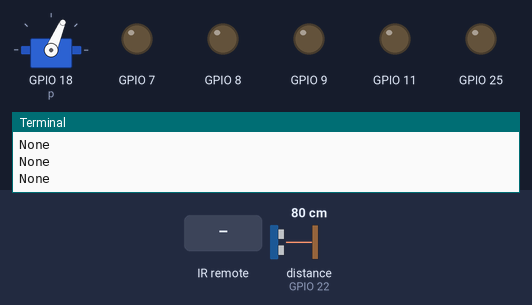
The program below on a simulated Raspberry Pi (BCM pin numbers). On the bench: servo, output pins drawn as LEDs (lit = HIGH), the last lines printed to the terminal. Inputs (shaded band) come from the test bench; at power-on: distance to the obstacle (sensor on GPIO 22) 80 cm. The echo pulse lasts 58.3 µs per cm; servo angles are drawn from the pulse width (0.5 ms = 0°, 2.5 ms = 180°); the clock reads 2024-03-15 10:24:30 at power-on unless the program sets it; pins used as bus, display or sensor lines are not drawn.

Above: at 3.7 s.
3.8 s: remote-control key "power" pressed
At 4.2 s:
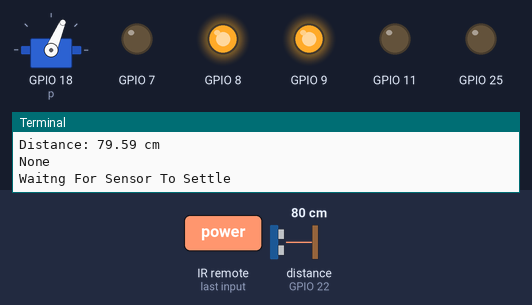
5.4 s: distance to the obstacle (sensor on GPIO 22) set to 33 cm
6.9 s: distance to the obstacle (sensor on GPIO 22) set to 27 cm
At 9.7 s:
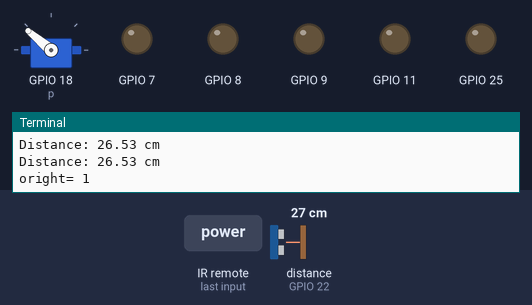
9.9 s: distance to the obstacle (sensor on GPIO 22) set to 35 cm
At 11.63 s:
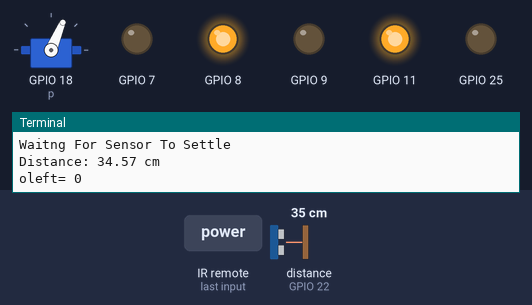
12.9 s: distance to the obstacle (sensor on GPIO 22) set to 2 cm
At 14.9 s:
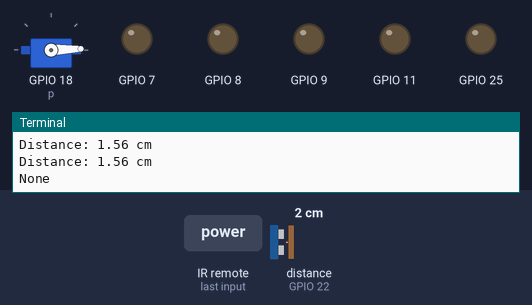
Timing chart, 0 to 16.9 s (numbered marks = the images above; inputs shaded):
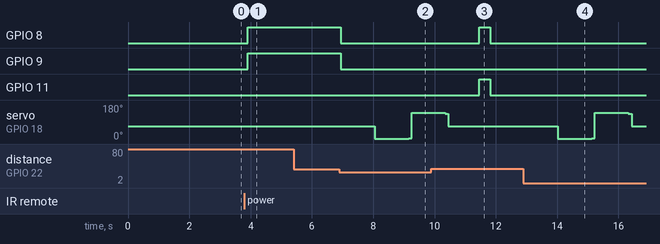

The program:

IR+ULTRA+SERVO.py
```python
# -*- coding: utf-8 -*-
# Import required Python libraries
import time
import RPi.GPIO as GPIO
import pylirc

# Use BCM GPIO references
GPIO.setmode(GPIO.BCM)
GPIO.setwarnings(False)
# Define GPIO to use on Pi
TRIG = 27
ECHO = 22
# Set pins as output and input
GPIO.setup(TRIG,GPIO.OUT)     # Trig
GPIO.setup(ECHO,GPIO.IN)      # Echo
GPIO.setup(9, GPIO.OUT)
GPIO.setup(11, GPIO.OUT)
GPIO.setup(8, GPIO.OUT)
GPIO.setup(7, GPIO.OUT)
GPIO.setup(25, GPIO.OUT)

GPIO.output(9, GPIO.LOW)
GPIO.output(11, GPIO.LOW)
GPIO.output(8, GPIO.LOW)
GPIO.output(7, GPIO.LOW)
#IR buttons configuration
s = pylirc.init("myprogram")
#Servo ready
GPIO.setup(18, GPIO.OUT)
p = GPIO.PWM(18,50)
p.start(6.2)
time.sleep(0.5)
p.ChangeDutyCycle(6.2)
time.sleep(1)
p = GPIO.PWM(18,1)

print "Ultrasonic Measurement"
#Set TRIG as LOW
GPIO.output(TRIG, False)
print "Waitng For Sensor To Settle"
time.sleep(1)

while True:
	m = pylirc.nextcode()
	print m
	if (m == ['power']) :
		while True:
                        #Obstacle Test
			GPIO.output(TRIG, False)                   #Set TRIG as LOW
			print "Waitng For Sensor To Settle"
			time.sleep(0.1)                            #Delay of 2 seconds

			GPIO.output(TRIG, True)                    #Set TRIG as HIGH
			time.sleep(0.00001)                        #Delay of 0.00001 seconds
			GPIO.output(TRIG, False)                   #Set TRIG as LOW

			while GPIO.input(ECHO)==0:                 #Check whether the ECHO is LOW
				pulse_start = time.time()              #Saves the last known time of LOW pulse

			while GPIO.input(ECHO)==1:                 #Check whether the ECHO is HIGH
				pulse_end = time.time()                #Saves the last known time of HIGH pulse

			pulse_duration = pulse_end - pulse_start   #Get pulse duration to a variable

			distance = pulse_duration * 17150          #Multiply pulse duration by 17150 to get distance
			distance = round(distance, 2)
			print "Distance:",distance - 0.5,"cm"

			if distance > 2 and distance < 400:
			#Check whether the distance is within range
				print "Distance:",distance - 0.5,"cm"
				#Print distance with - 0.5 cm for calibration
			else:
				print "Out Of Range"                   #display out of range
			#End Test

			n = pylirc.nextcode()
			print n

			if (n == ['record']) :
			      GPIO.output(25, GPIO.HIGH)

			if (n == ['cut']) :
			      GPIO.output(25, GPIO.LOW)

##
			if (distance>30) :
				    GPIO.output(9, GPIO.HIGH)
				    GPIO.output(11, GPIO.LOW)
				    GPIO.output(8, GPIO.HIGH)
				    GPIO.output(7, GPIO.LOW)
##
			if (distance<30) :
				    GPIO.output(9, GPIO.LOW)
				    GPIO.output(11, GPIO.LOW)
				    GPIO.output(8, GPIO.LOW)
				    GPIO.output(7, GPIO.LOW)
				    time.sleep(1)

				    p = GPIO.PWM(18,50)
				    p.start(6.2)
				    time.sleep(0.1)
				    p.ChangeDutyCycle(2.6)
				    time.sleep(1)
				    p = GPIO.PWM(18,1)

##
				    #Obstacle Test
				    GPIO.output(TRIG, False)                 #Set TRIG as LOW
				    print "Waitng For Sensor To Settle"
				    time.sleep(0.1)                          #Delay of 2 seconds

				    GPIO.output(TRIG, True)                  #Set TRIG as HIGH
				    time.sleep(0.00001)                      #Delay of 0.00001 seconds
				    GPIO.output(TRIG, False)                 #Set TRIG as LOW

				    while GPIO.input(ECHO)==0:               #Check whether the ECHO is LOW
					    pulse_start = time.time()            #Saves the last known time of LOW pulse

				    while GPIO.input(ECHO)==1:               #Check whether the ECHO is HIGH
					    pulse_end = time.time()              #Saves the last known time of HIGH pulse

				    pulse_duration = pulse_end - pulse_start #Get pulse duration to a variable

				    distance = pulse_duration * 17150        #Multiply pulse duration by 17150 to get distance
				    distance = round(distance, 2)
				    print "Distance:",distance - 0.5,"cm"

				    if distance > 2 and distance < 400:
					#Check whether the distance is within range
    					print "Distance:",distance - 0.5,"cm"
						#Print distance with - 0.5 cm for calibration
				    else:
					    print "Out Of Range"                       #display out of range
				    #End Test

				    if (distance<30) :
					    oright=1
				    else:
					    oright=0

				    print 'oright=',oright

				    p = GPIO.PWM(18,50)
				    p.start(2.8)
				    time.sleep(0.1)
				    p.ChangeDutyCycle(10.3)
				    time.sleep(1)
				    p = GPIO.PWM(18,1)

				    #Obstacle Test
				    GPIO.output(TRIG, False)                 #Set TRIG as LOW
				    print "Waitng For Sensor To Settle"
				    time.sleep(0.1)                            #Delay of 2 seconds

				    GPIO.output(TRIG, True)                  #Set TRIG as HIGH
				    time.sleep(0.00001)                      #Delay of 0.00001 seconds
				    GPIO.output(TRIG, False)                 #Set TRIG as LOW

				    while GPIO.input(ECHO)==0:               #Check whether the ECHO is LOW
					    pulse_start = time.time()              #Saves the last known time of LOW pulse

				    while GPIO.input(ECHO)==1:               #Check whether the ECHO is HIGH
					    pulse_end = time.time()                #Saves the last known time of HIGH pulse

				    pulse_duration = pulse_end - pulse_start #Get pulse duration to a variable

				    distance = pulse_duration * 17150        #Multiply pulse duration by 17150 to get distance
				    distance = round(distance, 2)            #Round to two decimal points

				    if distance > 2 and distance < 400:
					#Check whether the distance is within range
					    print "Distance:",distance - 0.5,"cm"
						#Print distance with - 0.5 cm for calibration
				    else:
					    print "Out Of Range"                   #display out of range
				    #End Test

				    if (distance<30) :
					    oleft=1
				    else:
					    oleft=0

				    print 'oleft=',oleft

				    p = GPIO.PWM(18,50)
				    p.start(10)
				    time.sleep(0.1)
				    p.ChangeDutyCycle(6.2)
				    time.sleep(1)
				    p = GPIO.PWM(18,1)

				    if oright==0 :
					    if oleft==1:
						    GPIO.output(9, GPIO.HIGH)
						    GPIO.output(11, GPIO.LOW)
						    GPIO.output(8, GPIO.LOW)
						    GPIO.output(7, GPIO.HIGH)
						    time.sleep(0.38)
						    GPIO.output(9, GPIO.LOW)
						    GPIO.output(11, GPIO.LOW)
						    GPIO.output(8, GPIO.LOW)
						    GPIO.output(7, GPIO.LOW)
						    time.sleep(1)

				    if oleft==0:
					    if oright==1:
						    GPIO.output(9, GPIO.LOW)
						    GPIO.output(11, GPIO.HIGH)
						    GPIO.output(8, GPIO.HIGH)
						    GPIO.output(7, GPIO.LOW)
						    time.sleep(0.367)
						    GPIO.output(9, GPIO.LOW)
						    GPIO.output(11, GPIO.LOW)
						    GPIO.output(8, GPIO.LOW)
						    GPIO.output(7, GPIO.LOW)
						    time.sleep(1)

				    if oright==1:
					    if oleft==1:
						     GPIO.output(9, GPIO.LOW)
						     GPIO.output(11, GPIO.HIGH)
						     GPIO.output(8, GPIO.LOW)
						     GPIO.output(7, GPIO.HIGH)
						     time.sleep(1.5)
						     GPIO.output(9, GPIO.LOW)
						     GPIO.output(11, GPIO.LOW)
						     GPIO.output(8, GPIO.LOW)
						     GPIO.output(7, GPIO.LOW)
						     time.sleep(1)
						     GPIO.output(9, GPIO.HIGH)
						     GPIO.output(11, GPIO.LOW)
						     GPIO.output(8, GPIO.LOW)
						     GPIO.output(7, GPIO.HIGH)
						     time.sleep(0.70)
						     GPIO.output(9, GPIO.LOW)
						     GPIO.output(11, GPIO.LOW)
						     GPIO.output(8, GPIO.LOW)
						     GPIO.output(7, GPIO.LOW)
						     time.sleep(1)

			if (n == ['exit']) :
				GPIO.output(9, GPIO.LOW)
				GPIO.output(11, GPIO.LOW)
				GPIO.output(8, GPIO.LOW)
				GPIO.output(7, GPIO.LOW)
				break
```

Measured:
- the behaviour switches between 30 and 29 cm on distance to the obstacle (sensor on GPIO 22) (found by bisection; images 1 and 2)
- after the input at 3.8 s, GPIO 8, GPIO 9: LOW → HIGH after 0.11 s
- after the input at 6.9 s, GPIO 8, GPIO 9: HIGH → LOW after 0.05 s; servo on GPIO 18 (p): 67° → 2° after 1.1 s, → 5° 1.1 s later, → 140° 0.10 s later
- after the input at 9.9 s, GPIO 7: stays LOW (without the input it goes to HIGH after 1.6 s); GPIO 8: LOW → HIGH after 1.6 s, → LOW 0.37 s later
- after the input at 12.9 s, GPIO 8, GPIO 9: stays LOW (without the input it goes to HIGH after 0.03 s); servo on GPIO 18 (p): 67° → 2° after 1.1 s, → 5° 1.1 s later, → 140° 0.10 s later, → 135° 1.1 s later, … (5 changes in this stretch)
